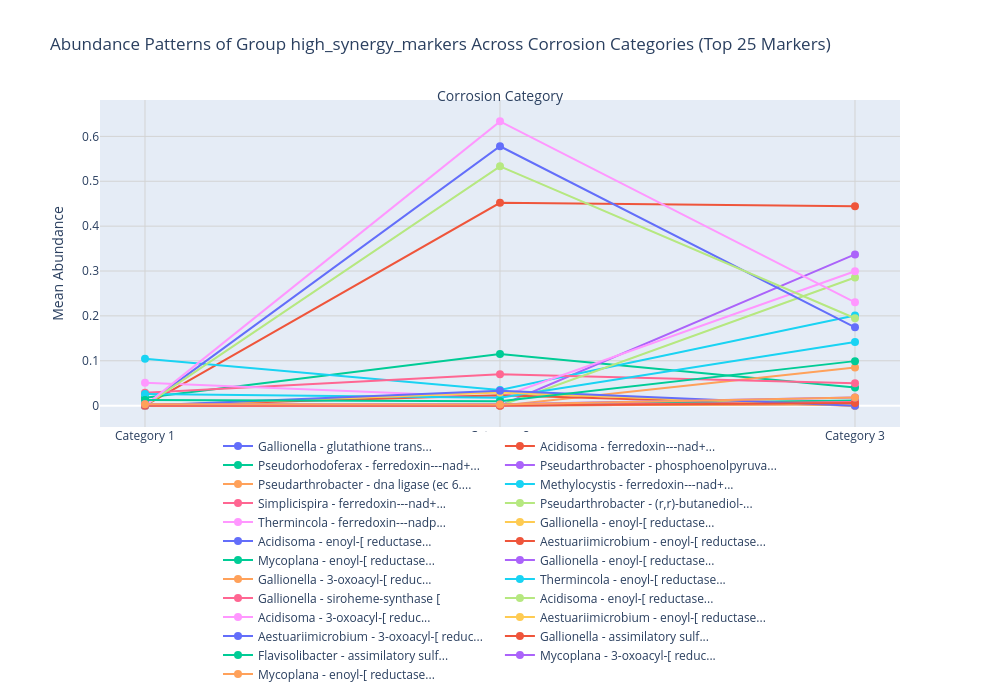

Notebook code for this chart:
### Code cell
abun= plot_abundance_across_categories(high_synergy_markers, "high_synergy_markers", top_n=25)
abun.show()
plt.savefig("/home/beatriz/SharedFolder/Visualisations/increas_18.png", dpi=300, bbox_inches='tight')

### Figure 1 — Plotly figure (JSON) as saved in the notebook; plotly's stock layout.template omitted (floating-point values rounded to 4 significant figures)
{"data": [{"hoverinfo": "text", "hovertext": ["Category: Category 1<br>Abundance: 0.0000<br>Genus: Gallionella<br>Score: 54.54", "Category: Category 2<br>Abundance: 0.0001<br>Genus: Gallionella<br>FC vs Cat1: 3.60<br>Score: 54.54", "Category: Category 3<br>Abundance: 0.0036<br>Genus: Gallionella<br>FC vs Cat1: 98.83<br>FC vs Cat2: 27.42<br>Score: 54.54"], "line": {"width": 2}, "marker": {"size": 8}, "mode": "lines+markers", "name": "Gallionella - glutathione trans...", "type": "scatter", "x": [1, 2, 3], "y": [2.695e-05, 0.0001232, 0.003641]}, {"hoverinfo": "text", "hovertext": ["Category: Category 1<br>Abundance: 0.0000<br>Genus: Acidisoma<br>Score: 53.89", "Category: Category 2<br>Abundance: 0.4520<br>Genus: Acidisoma<br>FC vs Cat1: 20687.50<br>Score: 53.89", "Category: Category 3<br>Abundance: 0.4441<br>Genus: Acidisoma<br>FC vs Cat1: 20326.38<br>FC vs Cat2: 0.98<br>Score: 53.89"], "line": {"width": 2}, "marker": {"size": 8}, "mode": "lines+markers", "name": "Acidisoma - ferredoxin---nad+...", "type": "scatter", "x": [1, 2, 3], "y": [1.185e-05, 0.452, 0.4441]}, {"hoverinfo": "text", "hovertext": ["Category: Category 1<br>Abundance: 0.0176<br>Genus: Pseudorhodoferax<br>Score: 53.00", "Category: Category 2<br>Abundance: 0.1150<br>Genus: Pseudorhodoferax<br>FC vs Cat1: 6.53<br>Score: 53.00", "Category: Category 3<br>Abundance: 0.0404<br>Genus: Pseudorhodoferax<br>FC vs Cat1: 2.29<br>FC vs Cat2: 0.35<br>Score: 53.00"], "line": {"width": 2}, "marker": {"size": 8}, "mode": "lines+markers", "name": "Pseudorhodoferax - ferredoxin---nad+...", "type": "scatter", "x": [1, 2, 3], "y": [0.0176, 0.115, 0.04041]}, {"hoverinfo": "text", "hovertext": ["Category: Category 1<br>Abundance: 0.0000<br>Genus: Pseudarthrobacter<br>Score: 52.93", "Category: Category 2<br>Abundance: 0.0000<br>Genus: Pseudarthrobacter<br>FC vs Cat1: 1.00<br>Score: 52.93", "Category: Category 3<br>Abundance: 0.3371<br>Genus: Pseudarthrobacter<br>FC vs Cat1: 33708.06<br>FC vs Cat2: 33708.06<br>Score: 52.93"], "line": {"width": 2}, "marker": {"size": 8}, "mode": "lines+markers", "name": "Pseudarthrobacter - phosphoenolpyruva...", "type": "scatter", "x": [1, 2, 3], "y": [0, 0, 0.3371]}, {"hoverinfo": "text", "hovertext": ["Category: Category 1<br>Abundance: 0.0000<br>Genus: Pseudarthrobacter<br>Score: 52.93", "Category: Category 2<br>Abundance: 0.0000<br>Genus: Pseudarthrobacter<br>FC vs Cat1: 1.00<br>Score: 52.93", "Category: Category 3<br>Abundance: 0.0852<br>Genus: Pseudarthrobacter<br>FC vs Cat1: 8520.16<br>FC vs Cat2: 8520.16<br>Score: 52.93"], "line": {"width": 2}, "marker": {"size": 8}, "mode": "lines+markers", "name": "Pseudarthrobacter - dna ligase (ec 6....", "type": "scatter", "x": [1, 2, 3], "y": [0, 0, 0.08519]}, {"hoverinfo": "text", "hovertext": ["Category: Category 1<br>Abundance: 0.1046<br>Genus: Methylocystis<br>Score: 52.77", "Category: Category 2<br>Abundance: 0.0350<br>Genus: Methylocystis<br>FC vs Cat1: 0.33<br>Score: 52.77", "Category: Category 3<br>Abundance: 0.2010<br>Genus: Methylocystis<br>FC vs Cat1: 1.92<br>FC vs Cat2: 5.74<br>Score: 52.77"], "line": {"width": 2}, "marker": {"size": 8}, "mode": "lines+markers", "name": "Methylocystis - ferredoxin---nad+...", "type": "scatter", "x": [1, 2, 3], "y": [0.1046, 0.03503, 0.201]}, {"hoverinfo": "text", "hovertext": ["Category: Category 1<br>Abundance: 0.0287<br>Genus: Simplicispira<br>Score: 52.51", "Category: Category 2<br>Abundance: 0.0699<br>Genus: Simplicispira<br>FC vs Cat1: 2.44<br>Score: 52.51", "Category: Category 3<br>Abundance: 0.0501<br>Genus: Simplicispira<br>FC vs Cat1: 1.75<br>FC vs Cat2: 0.72<br>Score: 52.51"], "line": {"width": 2}, "marker": {"size": 8}, "mode": "lines+markers", "name": "Simplicispira - ferredoxin---nad+...", "type": "scatter", "x": [1, 2, 3], "y": [0.0287, 0.0699, 0.05009]}, {"hoverinfo": "text", "hovertext": ["Category: Category 1<br>Abundance: 0.0000<br>Genus: Pseudarthrobacter<br>Score: 52.02", "Category: Category 2<br>Abundance: 0.0000<br>Genus: Pseudarthrobacter<br>FC vs Cat1: 1.00<br>Score: 52.02", "Category: Category 3<br>Abundance: 0.2855<br>Genus: Pseudarthrobacter<br>FC vs Cat1: 28555.55<br>FC vs Cat2: 28555.55<br>Score: 52.02"], "line": {"width": 2}, "marker": {"size": 8}, "mode": "lines+markers", "name": "Pseudarthrobacter - (r,r)-butanediol-...", "type": "scatter", "x": [1, 2, 3], "y": [0, 0, 0.2855]}, {"hoverinfo": "text", "hovertext": ["Category: Category 1<br>Abundance: 0.0510<br>Genus: Thermincola<br>Score: 51.98", "Category: Category 2<br>Abundance: 0.0186<br>Genus: Thermincola<br>FC vs Cat1: 0.36<br>Score: 51.98", "Category: Category 3<br>Abundance: 0.2994<br>Genus: Thermincola<br>FC vs Cat1: 5.87<br>FC vs Cat2: 16.10<br>Score: 51.98"], "line": {"width": 2}, "marker": {"size": 8}, "mode": "lines+markers", "name": "Thermincola - ferredoxin---nadp...", "type": "scatter", "x": [1, 2, 3], "y": [0.05095, 0.01859, 0.2994]}, {"hoverinfo": "text", "hovertext": ["Category: Category 1<br>Abundance: 0.0000<br>Genus: Gallionella<br>Score: 51.92", "Category: Category 2<br>Abundance: 0.0003<br>Genus: Gallionella<br>FC vs Cat1: 5.45<br>Score: 51.92", "Category: Category 3<br>Abundance: 0.0038<br>Genus: Gallionella<br>FC vs Cat1: 75.33<br>FC vs Cat2: 13.83<br>Score: 51.92"], "line": {"width": 2}, "marker": {"size": 8}, "mode": "lines+markers", "name": "Gallionella - enoyl-[ reductase...", "type": "scatter", "x": [1, 2, 3], "y": [4.095e-05, 0.0002675, 0.003828]}, {"hoverinfo": "text", "hovertext": ["Category: Category 1<br>Abundance: 0.0000<br>Genus: Acidisoma<br>Score: 51.83", "Category: Category 2<br>Abundance: 0.5780<br>Genus: Acidisoma<br>FC vs Cat1: 19141.36<br>Score: 51.83", "Category: Category 3<br>Abundance: 0.1744<br>Genus: Acidisoma<br>FC vs Cat1: 5777.03<br>FC vs Cat2: 0.30<br>Score: 51.83"], "line": {"width": 2}, "marker": {"size": 8}, "mode": "lines+markers", "name": "Acidisoma - enoyl-[ reductase...", "type": "scatter", "x": [1, 2, 3], "y": [2.02e-05, 0.578, 0.1744]}, {"hoverinfo": "text", "hovertext": ["Category: Category 1<br>Abundance: 0.0001<br>Genus: Aestuariimicrobium<br>Score: 51.75", "Category: Category 2<br>Abundance: 0.0230<br>Genus: Aestuariimicrobium<br>FC vs Cat1: 202.03<br>Score: 51.75", "Category: Category 3<br>Abundance: 0.0000<br>Genus: Aestuariimicrobium<br>FC vs Cat1: 0.09<br>FC vs Cat2: 0.00<br>Score: 51.75"], "line": {"width": 2}, "marker": {"size": 8}, "mode": "lines+markers", "name": "Aestuariimicrobium - enoyl-[ reductase...", "type": "scatter", "x": [1, 2, 3], "y": [0.0001041, 0.02304, 0]}, {"hoverinfo": "text", "hovertext": ["Category: Category 1<br>Abundance: 0.0017<br>Genus: Mycoplana<br>Score: 51.67", "Category: Category 2<br>Abundance: 0.0020<br>Genus: Mycoplana<br>FC vs Cat1: 1.14<br>Score: 51.67", "Category: Category 3<br>Abundance: 0.0117<br>Genus: Mycoplana<br>FC vs Cat1: 6.72<br>FC vs Cat2: 5.92<br>Score: 51.67"], "line": {"width": 2}, "marker": {"size": 8}, "mode": "lines+markers", "name": "Mycoplana - enoyl-[ reductase...", "type": "scatter", "x": [1, 2, 3], "y": [0.001726, 0.00196, 0.01166]}, {"hoverinfo": "text", "hovertext": ["Category: Category 1<br>Abundance: 0.0001<br>Genus: Gallionella<br>Score: 51.53", "Category: Category 2<br>Abundance: 0.0003<br>Genus: Gallionella<br>FC vs Cat1: 4.38<br>Score: 51.53", "Category: Category 3<br>Abundance: 0.0064<br>Genus: Gallionella<br>FC vs Cat1: 87.63<br>FC vs Cat2: 19.99<br>Score: 51.53"], "line": {"width": 2}, "marker": {"size": 8}, "mode": "lines+markers", "name": "Gallionella - enoyl-[ reductase...", "type": "scatter", "x": [1, 2, 3], "y": [6.301e-05, 0.0003101, 0.006388]}, {"hoverinfo": "text", "hovertext": ["Category: Category 1<br>Abundance: 0.0000<br>Genus: Gallionella<br>Score: 51.52", "Category: Category 2<br>Abundance: 0.0002<br>Genus: Gallionella<br>FC vs Cat1: 3.72<br>Score: 51.52", "Category: Category 3<br>Abundance: 0.0030<br>Genus: Gallionella<br>FC vs Cat1: 54.30<br>FC vs Cat2: 14.58<br>Score: 51.52"], "line": {"width": 2}, "marker": {"size": 8}, "mode": "lines+markers", "name": "Gallionella - 3-oxoacyl-[ reduc...", "type": "scatter", "x": [1, 2, 3], "y": [4.6e-05, 0.0001985, 0.00303]}, {"hoverinfo": "text", "hovertext": ["Category: Category 1<br>Abundance: 0.0261<br>Genus: Thermincola<br>Score: 51.49", "Category: Category 2<br>Abundance: 0.0176<br>Genus: Thermincola<br>FC vs Cat1: 0.68<br>Score: 51.49", "Category: Category 3<br>Abundance: 0.1417<br>Genus: Thermincola<br>FC vs Cat1: 5.43<br>FC vs Cat2: 8.03<br>Score: 51.49"], "line": {"width": 2}, "marker": {"size": 8}, "mode": "lines+markers", "name": "Thermincola - enoyl-[ reductase...", "type": "scatter", "x": [1, 2, 3], "y": [0.02608, 0.01764, 0.1417]}, {"hoverinfo": "text", "hovertext": ["Category: Category 1<br>Abundance: 0.0001<br>Genus: Gallionella<br>Score: 51.46", "Category: Category 2<br>Abundance: 0.0005<br>Genus: Gallionella<br>FC vs Cat1: 4.63<br>Score: 51.46", "Category: Category 3<br>Abundance: 0.0084<br>Genus: Gallionella<br>FC vs Cat1: 77.44<br>FC vs Cat2: 16.74<br>Score: 51.46"], "line": {"width": 2}, "marker": {"size": 8}, "mode": "lines+markers", "name": "Gallionella - siroheme-synthase [", "type": "scatter", "x": [1, 2, 3], "y": [9.863e-05, 0.0004926, 0.008402]}, {"hoverinfo": "text", "hovertext": ["Category: Category 1<br>Abundance: 0.0000<br>Genus: Acidisoma<br>Score: 51.40", "Category: Category 2<br>Abundance: 0.5332<br>Genus: Acidisoma<br>FC vs Cat1: 20490.58<br>Score: 51.40", "Category: Category 3<br>Abundance: 0.1948<br>Genus: Acidisoma<br>FC vs Cat1: 7485.35<br>FC vs Cat2: 0.37<br>Score: 51.40"], "line": {"width": 2}, "marker": {"size": 8}, "mode": "lines+markers", "name": "Acidisoma - enoyl-[ reductase...", "type": "scatter", "x": [1, 2, 3], "y": [1.602e-05, 0.5332, 0.1948]}, {"hoverinfo": "text", "hovertext": ["Category: Category 1<br>Abundance: 0.0000<br>Genus: Acidisoma<br>Score: 51.40", "Category: Category 2<br>Abundance: 0.6335<br>Genus: Acidisoma<br>FC vs Cat1: 16597.88<br>Score: 51.40", "Category: Category 3<br>Abundance: 0.2303<br>Genus: Acidisoma<br>FC vs Cat1: 6033.03<br>FC vs Cat2: 0.36<br>Score: 51.40"], "line": {"width": 2}, "marker": {"size": 8}, "mode": "lines+markers", "name": "Acidisoma - 3-oxoacyl-[ reduc...", "type": "scatter", "x": [1, 2, 3], "y": [2.817e-05, 0.6335, 0.2303]}, {"hoverinfo": "text", "hovertext": ["Category: Category 1<br>Abundance: 0.0001<br>Genus: Aestuariimicrobium<br>Score: 51.35", "Category: Category 2<br>Abundance: 0.0293<br>Genus: Aestuariimicrobium<br>FC vs Cat1: 183.60<br>Score: 51.35", "Category: Category 3<br>Abundance: 0.0000<br>Genus: Aestuariimicrobium<br>FC vs Cat1: 0.06<br>FC vs Cat2: 0.00<br>Score: 51.35"], "line": {"width": 2}, "marker": {"size": 8}, "mode": "lines+markers", "name": "Aestuariimicrobium - enoyl-[ reductase...", "type": "scatter", "x": [1, 2, 3], "y": [0.0001496, 0.02928, 0]}, {"hoverinfo": "text", "hovertext": ["Category: Category 1<br>Abundance: 0.0001<br>Genus: Aestuariimicrobium<br>Score: 51.35", "Category: Category 2<br>Abundance: 0.0332<br>Genus: Aestuariimicrobium<br>FC vs Cat1: 219.79<br>Score: 51.35", "Category: Category 3<br>Abundance: 0.0000<br>Genus: Aestuariimicrobium<br>FC vs Cat1: 0.07<br>FC vs Cat2: 0.00<br>Score: 51.35"], "line": {"width": 2}, "marker": {"size": 8}, "mode": "lines+markers", "name": "Aestuariimicrobium - 3-oxoacyl-[ reduc...", "type": "scatter", "x": [1, 2, 3], "y": [0.0001412, 0.03323, 0]}, {"hoverinfo": "text", "hovertext": ["Category: Category 1<br>Abundance: 0.0001<br>Genus: Gallionella<br>Score: 51.26", "Category: Category 2<br>Abundance: 0.0005<br>Genus: Gallionella<br>FC vs Cat1: 6.39<br>Score: 51.26", "Category: Category 3<br>Abundance: 0.0060<br>Genus: Gallionella<br>FC vs Cat1: 82.74<br>FC vs Cat2: 12.94<br>Score: 51.26"], "line": {"width": 2}, "marker": {"size": 8}, "mode": "lines+markers", "name": "Gallionella - assimilatory sulf...", "type": "scatter", "x": [1, 2, 3], "y": [6.303e-05, 0.0004568, 0.006032]}, {"hoverinfo": "text", "hovertext": ["Category: Category 1<br>Abundance: 0.0124<br>Genus: Flavisolibacter<br>Score: 51.21", "Category: Category 2<br>Abundance: 0.0096<br>Genus: Flavisolibacter<br>FC vs Cat1: 0.78<br>Score: 51.21", "Category: Category 3<br>Abundance: 0.0992<br>Genus: Flavisolibacter<br>FC vs Cat1: 7.98<br>FC vs Cat2: 10.28<br>Score: 51.21"], "line": {"width": 2}, "marker": {"size": 8}, "mode": "lines+markers", "name": "Flavisolibacter - assimilatory sulf...", "type": "scatter", "x": [1, 2, 3], "y": [0.01243, 0.009644, 0.0992]}, {"hoverinfo": "text", "hovertext": ["Category: Category 1<br>Abundance: 0.0031<br>Genus: Mycoplana<br>Score: 51.13", "Category: Category 2<br>Abundance: 0.0032<br>Genus: Mycoplana<br>FC vs Cat1: 1.03<br>Score: 51.13", "Category: Category 3<br>Abundance: 0.0180<br>Genus: Mycoplana<br>FC vs Cat1: 5.78<br>FC vs Cat2: 5.63<br>Score: 51.13"], "line": {"width": 2}, "marker": {"size": 8}, "mode": "lines+markers", "name": "Mycoplana - 3-oxoacyl-[ reduc...", "type": "scatter", "x": [1, 2, 3], "y": [0.003116, 0.003198, 0.01805]}, {"hoverinfo": "text", "hovertext": ["Category: Category 1<br>Abundance: 0.0032<br>Genus: Mycoplana<br>Score: 51.12", "Category: Category 2<br>Abundance: 0.0028<br>Genus: Mycoplana<br>FC vs Cat1: 0.88<br>Score: 51.12", "Category: Category 3<br>Abundance: 0.0181<br>Genus: Mycoplana<br>FC vs Cat1: 5.66<br>FC vs Cat2: 6.44<br>Score: 51.12"], "line": {"width": 2}, "marker": {"size": 8}, "mode": "lines+markers", "name": "Mycoplana - enoyl-[ reductase...", "type": "scatter", "x": [1, 2, 3], "y": [0.003197, 0.002808, 0.01813]}], "layout": {"annotations": [{"font": {"size": 14}, "showarrow": false, "text": "Corrosion Category", "x": 0.5, "xref": "paper", "y": 1.05, "yref": "paper"}], "height": 700, "hovermode": "closest", "legend": {"orientation": "h", "x": 0.5, "xanchor": "center", "y": -0.8, "yanchor": "bottom"}, "margin": {"b": 150, "l": 100, "r": 100, "t": 100}, "title": {"text": "Abundance Patterns of Group high_synergy_markers Across Corrosion Categories (Top 25 Markers)"}, "width": 1000, "xaxis": {"domain": [0, 1], "gridcolor": "lightgray", "gridwidth": 1, "showgrid": true, "tickmode": "array", "ticktext": ["Category 1", "Category 2", "Category 3"], "tickvals": [1, 2, 3], "title": {"font": {"size": 14}}}, "yaxis": {"gridcolor": "lightgray", "gridwidth": 1, "showgrid": true, "title": {"font": {"size": 14}, "text": "Mean Abundance"}}}}
